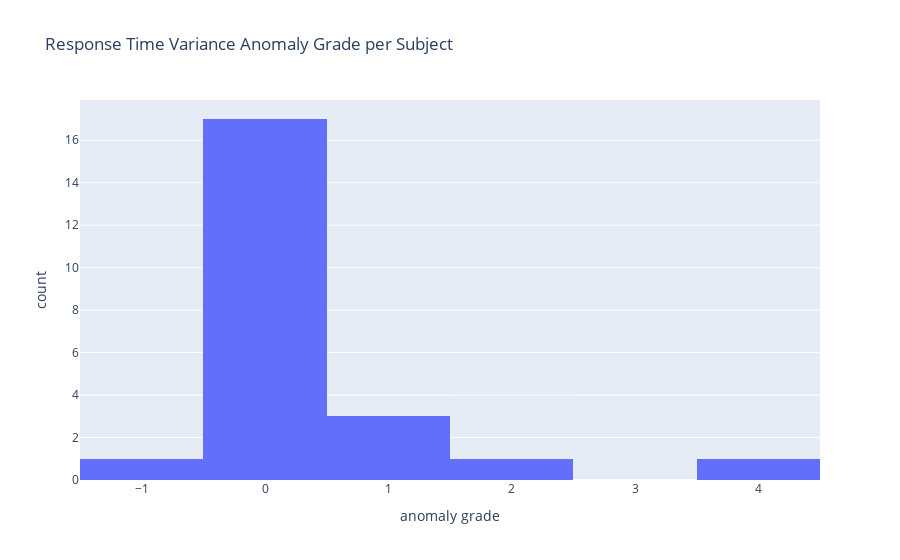

Notebook cell for this chart:
### Code cell
std_rt_q1, std_rt_q3 = std_rt_per_subject['rt_std'].quantile([0.25, 0.75])
std_rt_iqr = std_rt_q3 - std_rt_q1

std_rt_per_subject['anomaly_grade'] = std_rt_per_subject['rt_std'].apply(process.get_single_anomaly_grade
                                                                                            , args=(std_rt_q1, std_rt_q3, std_rt_iqr))

# creating a histogram of mean response times anomaly grades
px.histogram(std_rt_per_subject, nbins=10, x='anomaly_grade'
             , title='Response Time Variance Anomaly Grade per Subject'
             , labels={'anomaly_grade': 'anomaly grade'})

### Figure 1 — Plotly figure (JSON) as saved in the notebook; plotly's stock layout.template omitted (floating-point values rounded to 4 significant figures)
{"data": [{"alignmentgroup": "True", "bingroup": "x", "hovertemplate": "anomaly grade=%{x}<br>count=%{y}<extra></extra>", "legendgroup": "", "marker": {"color": "#636efa", "pattern": {"shape": ""}}, "name": "", "nbinsx": 10, "offsetgroup": "", "orientation": "v", "showlegend": false, "type": "histogram", "x": [0, 0, 0.8798, 0, 0, 0, 0, 0, 0, 0.01179, 1.026, -0.4701, -0.2097, 0, 2.128, 1.273, -0.1241, -1.476, 0, -0.1343, 0, 3.618, -0.2376], "xaxis": "x", "yaxis": "y"}], "layout": {"barmode": "relative", "legend": {"tracegroupgap": 0}, "title": {"text": "Response Time Variance Anomaly Grade per Subject"}, "xaxis": {"anchor": "y", "domain": [0, 1], "title": {"text": "anomaly grade"}}, "yaxis": {"anchor": "x", "domain": [0, 1], "title": {"text": "count"}}}}
